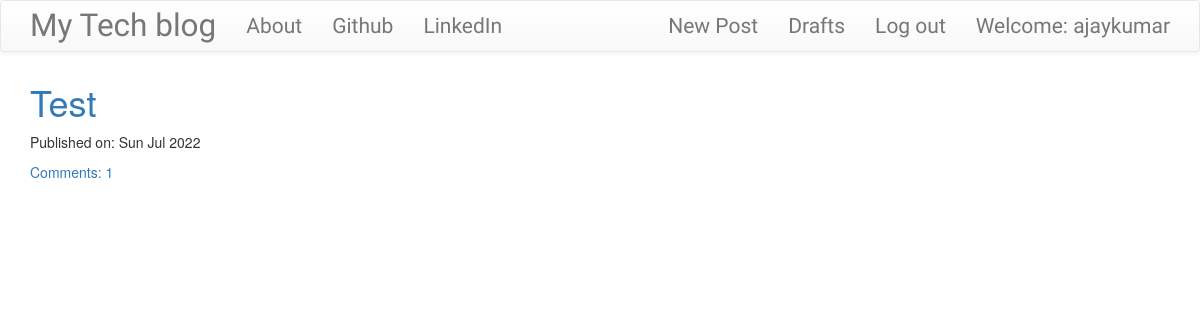
The app's page / (signed in) with its own data.
### blog/models.py (models this page shows, shortened)
class Post(models.Model):
    author=models.ForeignKey('auth.User',on_delete=models.CASCADE)
    title=models.CharField(max_length=200)
    text=models.TextField()
    created_date=models.DateTimeField(default=timezone.now)
    published_date=models.DateTimeField(blank=True,null=True)
    def approve_comments(self):
        return self.comments.filter(approved_comment=True)

### blog/views.py (the view)
# urls.py: path('',views.PostListView.as_view(),name="post_list"),
class PostListView(ListView):
    model = Post
    def get_queryset(self):
        return Post.objects.filter(published_date__lte=timezone.now()).order_by('-published_date')

### blog/templates/blog/post_list.html
{% extends 'blog/base.html' %}
{% block content %}
<div class="centerstage">
    {% for post in post_list %}
        <div class="post">
            <h1><a href="{% url 'post_detail' pk=post.pk %}">{{ post.title }}</a></h1>
            <div class="date">
                <p>Published on: {{ post.published_date|date:"D M Y"}}</p>
            </div>
            <a href="{% url 'post_detail' pk=post.pk %}">Comments: {{ post.approve_comments.count }}</a>
        </div>
    {% endfor %}
</div>
{% endblock %}

### blog/templates/blog/base.html (shortened to what this page needs)
<!DOCTYPE html>
{% load staticfiles %}
<html>
    <head>
        <link rel="stylesheet" href="https://maxcdn.bootstrapcdn.com/bootstrap/3.3.7/css/bootstrap.min.css">
        <link rel="stylesheet" href="https://maxcdn.bootstrapcdn.com/bootstrap/3.3.7/css/bootstrap-theme.min.css">
        <link rel="stylesheet" href="//cdn.jsdelivr.net/medium-editor/latest/css/medium-editor.min.css" type="text/css" media="screen" charset="utf-8">
        <link rel="stylesheet" href="{% static 'css/blog.css' %}">
<body class='loader'>
  <nav class="navbar navbar-default techfont custom-navbar">
    <div class="container">
      <ul class="nav navbar-nav">
        <li><a class='navbar-brand bigbrand' href="{% url 'post_list' %}">My Tech blog</a></li>
        <li><a href="{% url 'about'%}">About</a></li>
        <li><a href="https://www.github.com">Github</a></li>
        <li><a href="https://www.linkedin.com">LinkedIn</a></li>
      </ul>
      <ul class="nav navbar-nav navbar-right">
        {% if user.is_authenticated %}
        <li>
          <a href="{% url 'post_new' %}" >New Post</a>
        </li>
        <li>
          <a href="{% url 'post_draft_list' %}">Drafts</a>
        </li>
        <li>
          <a href="{% url 'logout' %}" >Log out</a>
        </li>
        <li>
          <a >Welcome: {{ user.username }}</a>
        </li>
          {% else %}
          <li><a class='nav navbar-right' href="{% url 'login' %}" ><span class="glyphicon glyphicon-user"></span></a></li>
        {% endif %}
      </ul>
  </div>
</nav>
        <div class="content container">
            <div class="row">
                <div class="col-md-8">
                  <div class="blog_posts">
                    {% block content %}
                    {% endblock %}
                  </div>
                </div>
            </div>
        </div>
</body>
</html>

### blog/static/css/blog.css (style rules this page uses)
.techfont { font-family: 'Russo One', sans-serif; font-size: 1.5em; margin-bottom: 10px; }
.centerstage { margin-left: auto; margin-right: auto; }
.bigbrand { font-size: 1.5em; }
.loader { filter:hue-rotate(0deg); color: linear-gradient(45deg,#0f8,#08f); animation:hue 5000ms infinite linear; }

### records on screen
Post: title "Test", published_date "Sun Jul 2022", approve_comments.count "1"

### other values on screen
{{ user.username }} "ajaykumar"
